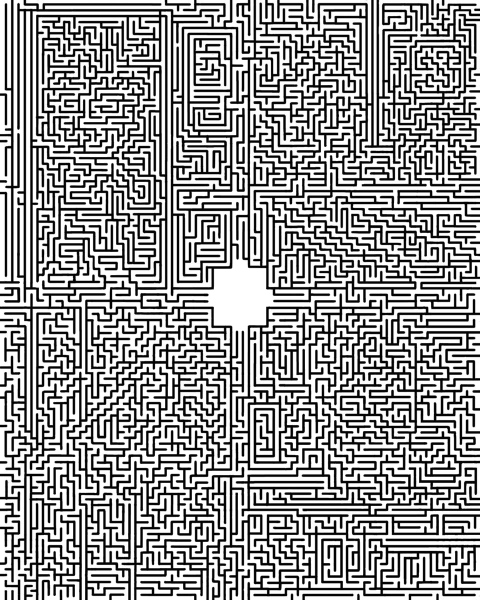
#> input picture mazes/worse-maze.jpeg, 959 x 1200 px (shown at 1/2 size)
$ python mazeProcessor.py
#> lines starting #> are read from the running program, lines starting #| are printed output that depends on the picture; after the words box and inside, x2 and y2 are one past the last pixel; in counts of white or black regions, pixels touching at a corner belong together
import cv2
import numpy as np

img = cv2.imread('worse-maze.jpeg', 0)
#> img is the input picture: shape (1200, 959); min 0, max 255, mean 155.9
thresh = cv2.adaptiveThreshold(img, 255, cv2.ADAPTIVE_THRESH_MEAN_C, cv2.THRESH_BINARY, 199, 5)
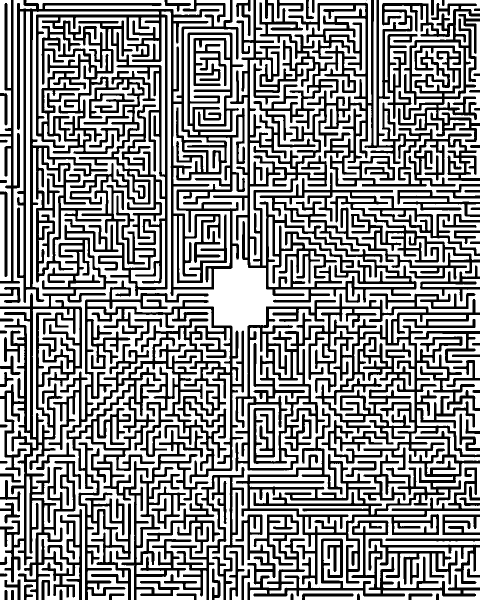
#> thresh: shape (1200, 959) (shown at 1/2 size); 58.4% white; 84 black regions (1 under 20 px), largest, box (x1, y1, x2, y2) and area: (34, 0, 490, 606) 102935, (426, 0, 959, 606) 93007, (97, 561, 488, 1200) 71190
ker = np.asarray([[0, 1, 0], [1, 1, 1], [0, 1, 0]], dtype='uint8')
thresh = cv2.erode(thresh, ker, 2)
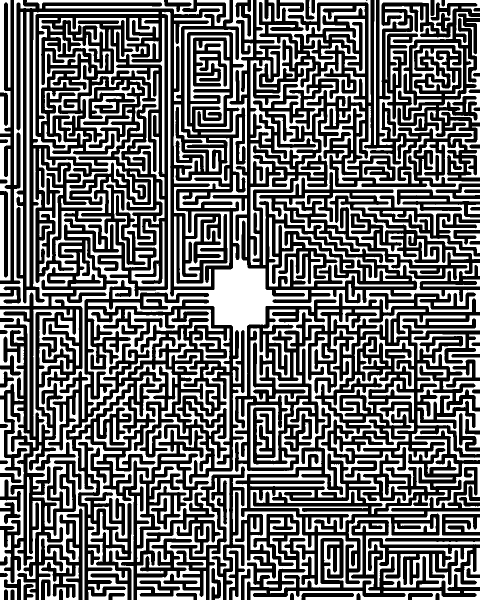
#> thresh: shape (1200, 959) (shown at 1/2 size); 42.7% white; 68 white regions, largest, box (x1, y1, x2, y2) and area: (0, 0, 959, 1200) 207286, (176, 619, 447, 827) 11498, (537, 0, 742, 205) 10105
thresh = cv2.GaussianBlur(thresh, (3, 3), 0)
# thresh = cv2.adaptiveThreshold(img, 255, cv2.ADAPTIVE_THRESH_MEAN_C, cv2.THRESH_BINARY, 199, 0)
ret, thresh = cv2.threshold(thresh, 100, 255, cv2.THRESH_BINARY)
#> thresh: shape (1200, 959); 42.8% white; 68 white regions, largest, box (x1, y1, x2, y2) and area: (0, 0, 959, 1200) 207523, (176, 619, 447, 827) 11524, (537, 0, 742, 205) 10123
# thresh = cv2.dilate(thresh, ker, 1)

thresh = cv2.resize(thresh, (img.shape[1]//2,  img.shape[0]//2))
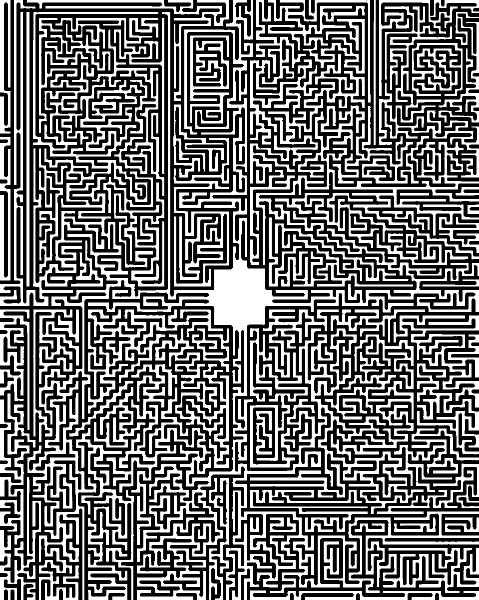
#> thresh: shape (600, 479); min 0, max 255, mean 109.3
ret, thresh = cv2.threshold(thresh, 200, 255, cv2.THRESH_BINARY)
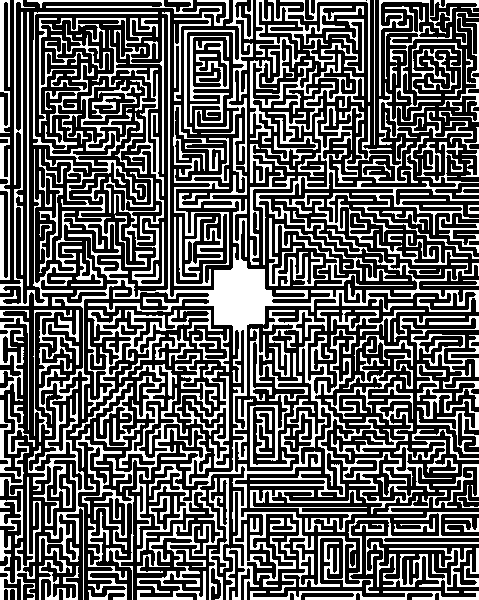
#> thresh: shape (600, 479); 36.6% white; 78 white regions (2 under 20 px), largest, box (x1, y1, x2, y2) and area: (0, 0, 479, 600) 44939, (88, 310, 223, 413) 2471, (268, 0, 370, 102) 2191
thresh = cv2.cvtColor(thresh, cv2.COLOR_GRAY2BGR)

thresh = cv2.copyMakeBorder(thresh, 1, 1, 1, 1, cv2.BORDER_CONSTANT, value=[255, 0, 0])
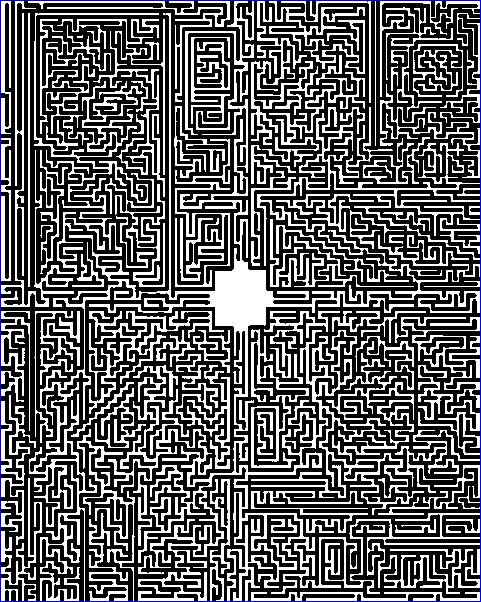
#> thresh: shape (602, 481, 3); mean B, G, R 94.6, 92.6, 92.6

thresh[thresh.shape[0]//2, thresh.shape[1]//2] = [0, 0, 255]
#> thresh: shape (602, 481, 3); under 0.01% of pixels changed, all inside (x1, y1, x2, y2) = (240, 301, 241, 302)

cv2.imwrite("processed_maze.png", thresh)

cv2.imshow("maze", thresh)
key = cv2.waitKey(0)
#> (key Esc is pressed here)
cv2.destroyAllWindows()
